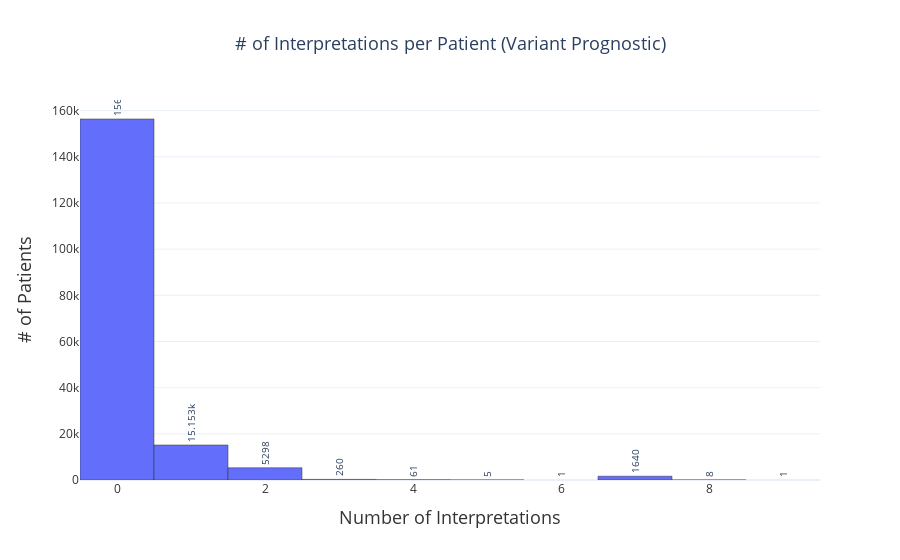

Notebook cell for this chart:
### Code cell
fig = px.histogram(analysis_df, x='#_prognostic_interps',
                   title='# of Interpretations per Patient (Variant Prognostic)', # Adding a title
                   labels={'#_prognostic_interps': 'Number of Interpretations'}, # Changing axis label
                   color_discrete_sequence=['#636EFA'],
                   text_auto=True) # Changing the bar color


# Update layout
fig.update_layout(
    title_font_size=18, # Customize title font size
    title_x=0.5, # Center the title
    legend_title_text='Legend', # Custom legend title
    xaxis_title='Number of Interpretations', # X-axis label
    yaxis_title='# of Patients', # Y-axis label
    template='plotly_white', # Using a light theme for better visual
    showlegend=True # Ensure the legend is shown
)

# Customize fonts and colors
fig.update_xaxes(title_font=dict(size=18), color='#333') # Customize X-axis title
fig.update_yaxes(title_font=dict(size=18), color='#333') # Customize Y-axis title
fig.update_traces(marker_line_color='#333', marker_line_width=0.5, # Border line for bars
                  textfont_size=10, # Increase text font size for readability
                  textposition='outside',
                  textangle=-90) # Position text outside the bars for clarity

fig.show()
fig.write_image("histogram_interpretations_prognostic.png", scale=1.5, width=960, height=540)

### Figure 1 — Plotly figure (JSON) as saved in the notebook; plotly's stock layout.template omitted (floating-point values rounded to 4 significant figures; data arrays with more than 128 entries replaced by an {"elided": "..."} marker saying what was removed)
{"data": [{"bingroup": "x", "hovertemplate": "Number of Interpretations=%{x}<br>count=%{y}<extra></extra>", "legendgroup": "", "marker": {"color": "#636EFA", "line": {"color": "#333", "width": 0.5}, "pattern": {"shape": ""}}, "name": "", "orientation": "v", "showlegend": false, "textangle": -90, "textfont": {"size": 10}, "textposition": "outside", "texttemplate": "%{value}", "type": "histogram", "x": {"elided": "178800 int values"}, "xaxis": "x", "yaxis": "y"}], "layout": {"barmode": "relative", "legend": {"title": {"text": "Legend"}, "tracegroupgap": 0}, "showlegend": true, "title": {"font": {"size": 18}, "text": "# of Interpretations per Patient (Variant Prognostic)", "x": 0.5}, "xaxis": {"anchor": "y", "color": "#333", "domain": [0, 1], "title": {"font": {"size": 18}, "text": "Number of Interpretations"}}, "yaxis": {"anchor": "x", "color": "#333", "domain": [0, 1], "title": {"font": {"size": 18}, "text": "# of Patients"}}}}
